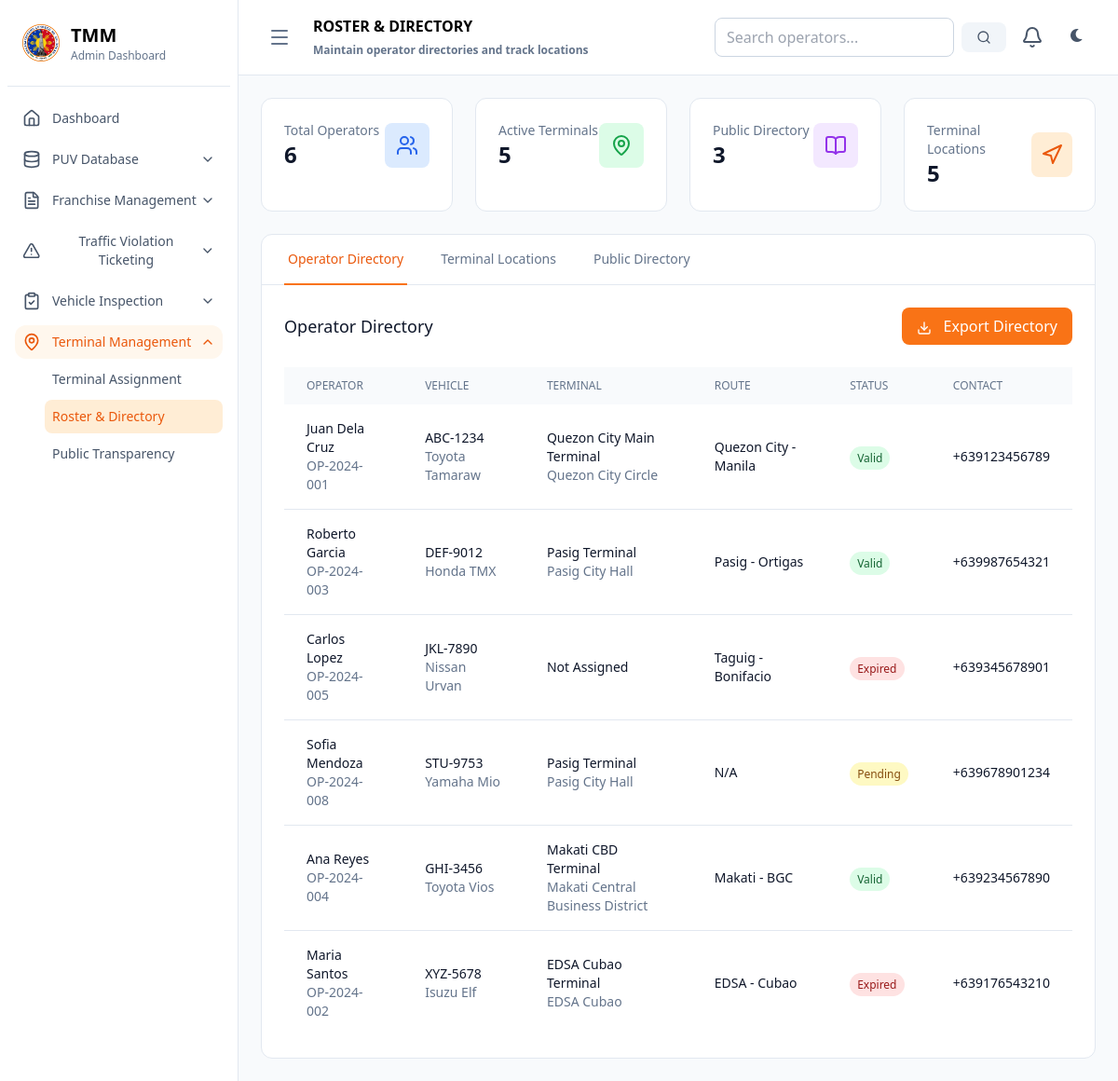
Screenshot of /administrator/parking_and_terminal_management/roster_and_delivery/index.php with the database file from the repository.
### tables this page shows
CREATE TABLE operators (
    operator_id VARCHAR(20) PRIMARY KEY,
    first_name VARCHAR(100) NOT NULL,
    last_name VARCHAR(100) NOT NULL,
    middle_name VARCHAR(100),
    address TEXT NOT NULL,
    contact_number VARCHAR(15) NOT NULL,
    email VARCHAR(100),
    license_number VARCHAR(50) NOT NULL UNIQUE,
    license_expiry DATE NOT NULL,
    date_registered TIMESTAMP DEFAULT CURRENT_TIMESTAMP,
    status ENUM('active', 'inactive', 'suspended') DEFAULT 'active'
);

CREATE TABLE vehicles (
    vehicle_id VARCHAR(20) PRIMARY KEY,
    operator_id VARCHAR(20) NOT NULL,
    plate_number VARCHAR(15) NOT NULL UNIQUE,
    vehicle_type ENUM('jeepney', 'bus', 'tricycle', 'taxi', 'van') NOT NULL,
    make VARCHAR(50) NOT NULL,
    model VARCHAR(50) NOT NULL,
    year_manufactured YEAR NOT NULL,
    engine_number VARCHAR(50) NOT NULL,
    chassis_number VARCHAR(50) NOT NULL,
    seating_capacity INT NOT NULL,
    date_registered TIMESTAMP DEFAULT CURRENT_TIMESTAMP,
    status ENUM('active', 'inactive', 'for_inspection', 'suspended') DEFAULT 'active',
    FOREIGN KEY (operator_id) REFERENCES operators(operator_id) ON DELETE CASCADE
);

CREATE TABLE terminals (
    terminal_id VARCHAR(20) PRIMARY KEY,
    terminal_name VARCHAR(200) NOT NULL,
    terminal_code VARCHAR(20) NOT NULL UNIQUE,
    location VARCHAR(200) NOT NULL,
    address TEXT NOT NULL,
    capacity INT NOT NULL,
    current_occupancy INT DEFAULT 0,
    terminal_type ENUM('main', 'sub', 'temporary') DEFAULT 'main',
    operating_hours VARCHAR(50),
    contact_person VARCHAR(100),
    contact_number VARCHAR(15),
    latitude DECIMAL(10,8),
    longitude DECIMAL(11,8),
    status ENUM('active', 'inactive', 'maintenance') DEFAULT 'active',
    created_at TIMESTAMP DEFAULT CURRENT_TIMESTAMP,
    updated_at TIMESTAMP DEFAULT CURRENT_TIMESTAMP ON UPDATE CURRENT_TIMESTAMP
);

CREATE TABLE franchise_records (
    franchise_id VARCHAR(20) PRIMARY KEY,
    operator_id VARCHAR(20) NOT NULL,
    vehicle_id VARCHAR(20) NOT NULL,
    franchise_number VARCHAR(50) NOT NULL UNIQUE,
    issue_date DATE NOT NULL,
    expiry_date DATE NOT NULL,
    route_assigned VARCHAR(200),
    status ENUM('valid', 'expired', 'pending', 'revoked') DEFAULT 'pending',
    created_at TIMESTAMP DEFAULT CURRENT_TIMESTAMP,
    FOREIGN KEY (operator_id) REFERENCES operators(operator_id) ON DELETE CASCADE,
    FOREIGN KEY (vehicle_id) REFERENCES vehicles(vehicle_id) ON DELETE CASCADE
);

CREATE TABLE route_schedules (
    schedule_id VARCHAR(20) PRIMARY KEY,
    route_id VARCHAR(20) NOT NULL,
    franchise_id VARCHAR(20),
    operator_id VARCHAR(20) NOT NULL,
    vehicle_id VARCHAR(20) NOT NULL,
    departure_time TIME NOT NULL,
    arrival_time TIME NOT NULL,
    frequency_minutes INT DEFAULT 30,
    operating_days ENUM('weekdays', 'weekends', 'daily') DEFAULT 'daily',
    effective_date DATE NOT NULL,
    expiry_date DATE,
    status ENUM('active', 'inactive', 'suspended') DEFAULT 'active',
    published_to_citizen BOOLEAN DEFAULT FALSE,
    published_date TIMESTAMP NULL,
    published_by VARCHAR(100),
    created_at TIMESTAMP DEFAULT CURRENT_TIMESTAMP,
    FOREIGN KEY (route_id) REFERENCES official_routes(route_id) ON DELETE CASCADE,
    FOREIGN KEY (franchise_id) REFERENCES franchise_records(franchise_id) ON DELETE SET NULL,
    FOREIGN KEY (operator_id) REFERENCES operators(operator_id) ON DELETE CASCADE,
    FOREIGN KEY (vehicle_id) REFERENCES vehicles(vehicle_id) ON DELETE CASCADE
);

CREATE TABLE terminal_assignments (
    assignment_id VARCHAR(20) PRIMARY KEY,
    terminal_id VARCHAR(20) NOT NULL,
    operator_id VARCHAR(20) NOT NULL,
    vehicle_id VARCHAR(20) NOT NULL,
    franchise_id VARCHAR(20),
    assignment_type ENUM('permanent', 'temporary', 'toda') NOT NULL,
    route_assigned VARCHAR(200),
    start_date DATE NOT NULL,
    end_date DATE,
    assignment_date DATE NOT NULL,
    status ENUM('active', 'inactive', 'suspended', 'expired') DEFAULT 'active',
    assigned_by VARCHAR(100) NOT NULL,
    remarks TEXT,
    created_at TIMESTAMP DEFAULT CURRENT_TIMESTAMP,
    updated_at TIMESTAMP DEFAULT CURRENT_TIMESTAMP ON UPDATE CURRENT_TIMESTAMP,
    FOREIGN KEY (terminal_id) REFERENCES terminals(terminal_id) ON DELETE CASCADE,
    FOREIGN KEY (operator_id) REFERENCES operators(operator_id) ON DELETE CASCADE,
    FOREIGN KEY (vehicle_id) REFERENCES vehicles(vehicle_id) ON DELETE CASCADE,
    FOREIGN KEY (franchise_id) REFERENCES franchise_records(franchise_id) ON DELETE SET NULL
);

### administrator/parking_and_terminal_management/roster_and_delivery/index.php (the view, shortened to what the rows shown need)
<?php
require_once '../../../config/database.php';
require_once '../../../config/config.php';
$database = new Database();
$db = $database->getConnection();
function getOperatorDirectory($db) {
    $query = "SELECT o.*, v.plate_number, v.vehicle_type, v.make, v.model,
                     t.terminal_name, t.location, ta.assignment_type, ta.status as assignment_status,
                     fr.franchise_number, fr.route_assigned, fr.status as franchise_status,
                     rs.departure_time, rs.arrival_time, rs.operating_days
              FROM operators o
              LEFT JOIN vehicles v ON o.operator_id = v.operator_id
              LEFT JOIN terminal_assignments ta ON o.operator_id = ta.operator_id AND ta.status = 'active'
              LEFT JOIN terminals t ON ta.terminal_id = t.terminal_id
              LEFT JOIN franchise_records fr ON o.operator_id = fr.operator_id
              LEFT JOIN route_schedules rs ON o.operator_id = rs.operator_id
              WHERE o.status = 'active'
              ORDER BY o.last_name, o.first_name";
    $stmt = $db->prepare($query);
    $stmt->execute();
    return $stmt->fetchAll(PDO::FETCH_ASSOC);
}
$operators = getOperatorDirectory($db);
?>
<!DOCTYPE html>
<html lang="en">
<head>
    <script src="https://cdn.tailwindcss.com"></script>
    <link href="https://cdnjs.cloudflare.com/ajax/libs/lucide/0.263.1/lucide.min.css" rel="stylesheet">
    <link rel="stylesheet" href="https://cdnjs.cloudflare.com/ajax/libs/font-awesome/6.0.0/css/all.min.css">
    <link rel="stylesheet" href="../../assets/css/dark-mode.css">
</head>
<body class="bg-slate-50 dark:bg-slate-900">
    <div class="flex h-screen">
        <div id="sidebar" class="w-64 bg-white border-r border-slate-200 dark:bg-slate-900 dark:border-slate-700 transform transition-transform duration-300 ease-in-out translate-x-0">
            <div class="p-6">
                <div class="flex items-center space-x-3">
                    <div>
                        <h1 class="text-xl font-bold dark:text-white">TMM</h1>
                    </div>
                </div>
            </div>
        </div>
        <div class="flex-1 flex flex-col transition-all duration-300 ease-in-out">
            <div class="bg-white border-b border-slate-200 px-6 py-4 dark:bg-slate-800 dark:border-slate-700">
                <div class="flex items-center justify-between">
                    <div class="flex items-center space-x-4">
                        <div>
                            <h1 class="text-md font-bold dark:text-white">ROSTER & DIRECTORY</h1>
                        </div>
                    </div>
                </div>
            </div>
            <div class="flex-1 p-6 overflow-auto">
                <div class="bg-white rounded-xl border border-slate-200 dark:bg-slate-800 dark:border-slate-700">
                    <div id="directory-content" class="p-6">
                        <div class="overflow-x-auto">
                            <table class="w-full">
                                <thead class="bg-slate-50 dark:bg-slate-700">
                                    <tr>
                                        <th class="px-6 py-3 text-left text-xs font-medium text-slate-500 uppercase">Operator</th>
                                        <th class="px-6 py-3 text-left text-xs font-medium text-slate-500 uppercase">Vehicle</th>
                                        <th class="px-6 py-3 text-left text-xs font-medium text-slate-500 uppercase">Terminal</th>
                                        <th class="px-6 py-3 text-left text-xs font-medium text-slate-500 uppercase">Route</th>
                                        <th class="px-6 py-3 text-left text-xs font-medium text-slate-500 uppercase">Status</th>
                                        <th class="px-6 py-3 text-left text-xs font-medium text-slate-500 uppercase">Contact</th>
                                    </tr>
                                </thead>
                                <tbody class="divide-y divide-slate-200 dark:divide-slate-600">
                                    <?php foreach ($operators as $operator): ?>
                                    <tr class="hover:bg-slate-50 dark:hover:bg-slate-700">
                                        <td class="px-6 py-4">
                                            <div class="text-sm font-medium text-slate-900 dark:text-white"><?= htmlspecialchars($operator['first_name'] . ' ' . $operator['last_name']) ?></div>
                                            <div class="text-sm text-slate-500"><?= htmlspecialchars($operator['operator_id']) ?></div>
                                        </td>
                                        <td class="px-6 py-4">
                                            <div class="text-sm text-slate-900 dark:text-white"><?= htmlspecialchars($operator['plate_number'] ?? 'N/A') ?></div>
                                            <div class="text-sm text-slate-500"><?= htmlspecialchars(($operator['make'] ?? '') . ' ' . ($operator['model'] ?? '')) ?></div>
                                        </td>
                                        <td class="px-6 py-4">
                                            <div class="text-sm text-slate-900 dark:text-white"><?= htmlspecialchars($operator['terminal_name'] ?? 'Not Assigned') ?></div>
                                            <div class="text-sm text-slate-500"><?= htmlspecialchars($operator['location'] ?? '') ?></div>
                                        </td>
                                        <td class="px-6 py-4 text-sm text-slate-900 dark:text-white"><?= htmlspecialchars($operator['route_assigned'] ?? 'N/A') ?></td>
                                        <td class="px-6 py-4">
                                            <span class="px-2 py-1 text-xs font-medium rounded-full <?= getStatusBadge($operator['franchise_status'] ?? 'pending') ?>">
                                                <?= ucfirst($operator['franchise_status'] ?? 'pending') ?>
                                            </span>
                                        </td>
                                        <td class="px-6 py-4 text-sm text-slate-900 dark:text-white"><?= htmlspecialchars($operator['contact_number']) ?></td>
                                    </tr>
                                    <?php endforeach; ?>
                                </tbody>
                            </table>
                        </div>
                    </div>
                </div>
            </div>
        </div>
    </div>
</body>
</html>

### rows the page displays
operators: first_name+last_name "Juan Dela Cruz", operator_id "OP-2024-001", vehicles.plate_number "ABC-1234", vehicles.make+model "Toyota Tamaraw", terminals.terminal_name "Quezon City Main Terminal", terminals.location "Quezon City Circle", franchise_records.route_assigned "Quezon City - Manila", franchise_records.status "Valid", contact_number "+639123456789"
operators: first_name+last_name "Roberto Garcia", operator_id "OP-2024-003", vehicles.plate_number "DEF-9012", vehicles.make+model "Honda TMX", terminals.terminal_name "Pasig Terminal", terminals.location "Pasig City Hall", franchise_records.route_assigned "Pasig - Ortigas", franchise_records.status "Valid", contact_number "+639987654321"
route_schedules: operator.last_name "Carlos Lopez", operator.operator_id "OP-2024-005", vehicle.plate_number "JKL-7890", vehicle.model "Nissan Urvan", terminal_name "Not Assigned", franchise.route_assigned "Taguig - Bonifacio", franchise.status "Expired", operator.contact_number "+639345678901"
terminal_assignments: operator.last_name "Sofia Mendoza", operator.operator_id "OP-2024-008", vehicle.plate_number "STU-9753", vehicle.model "Yamaha Mio", terminal.terminal_name "Pasig Terminal", terminal.location "Pasig City Hall", route_assigned "N/A", franchise_status "Pending", operator.contact_number "+639678901234"
operators: first_name+last_name "Ana Reyes", operator_id "OP-2024-004", vehicles.plate_number "GHI-3456", vehicles.make+model "Toyota Vios", terminals.terminal_name "Makati CBD Terminal", terminals.location "Makati Central Business District", franchise_records.route_assigned "Makati - BGC", franchise_records.status "Valid", contact_number "+639234567890"
operators: first_name+last_name "Maria Santos", operator_id "OP-2024-002", vehicles.plate_number "XYZ-5678", vehicles.make+model "Isuzu Elf", terminals.terminal_name "EDSA Cubao Terminal", terminals.location "EDSA Cubao", franchise_records.route_assigned "EDSA - Cubao", franchise_records.status "Expired", contact_number "+639176543210"

### other values shown
count($operators) "6"
count($terminals) "5"
count($public_directory) "3"
count(array_unique(array_column($terminals, 'location'))) "5"
